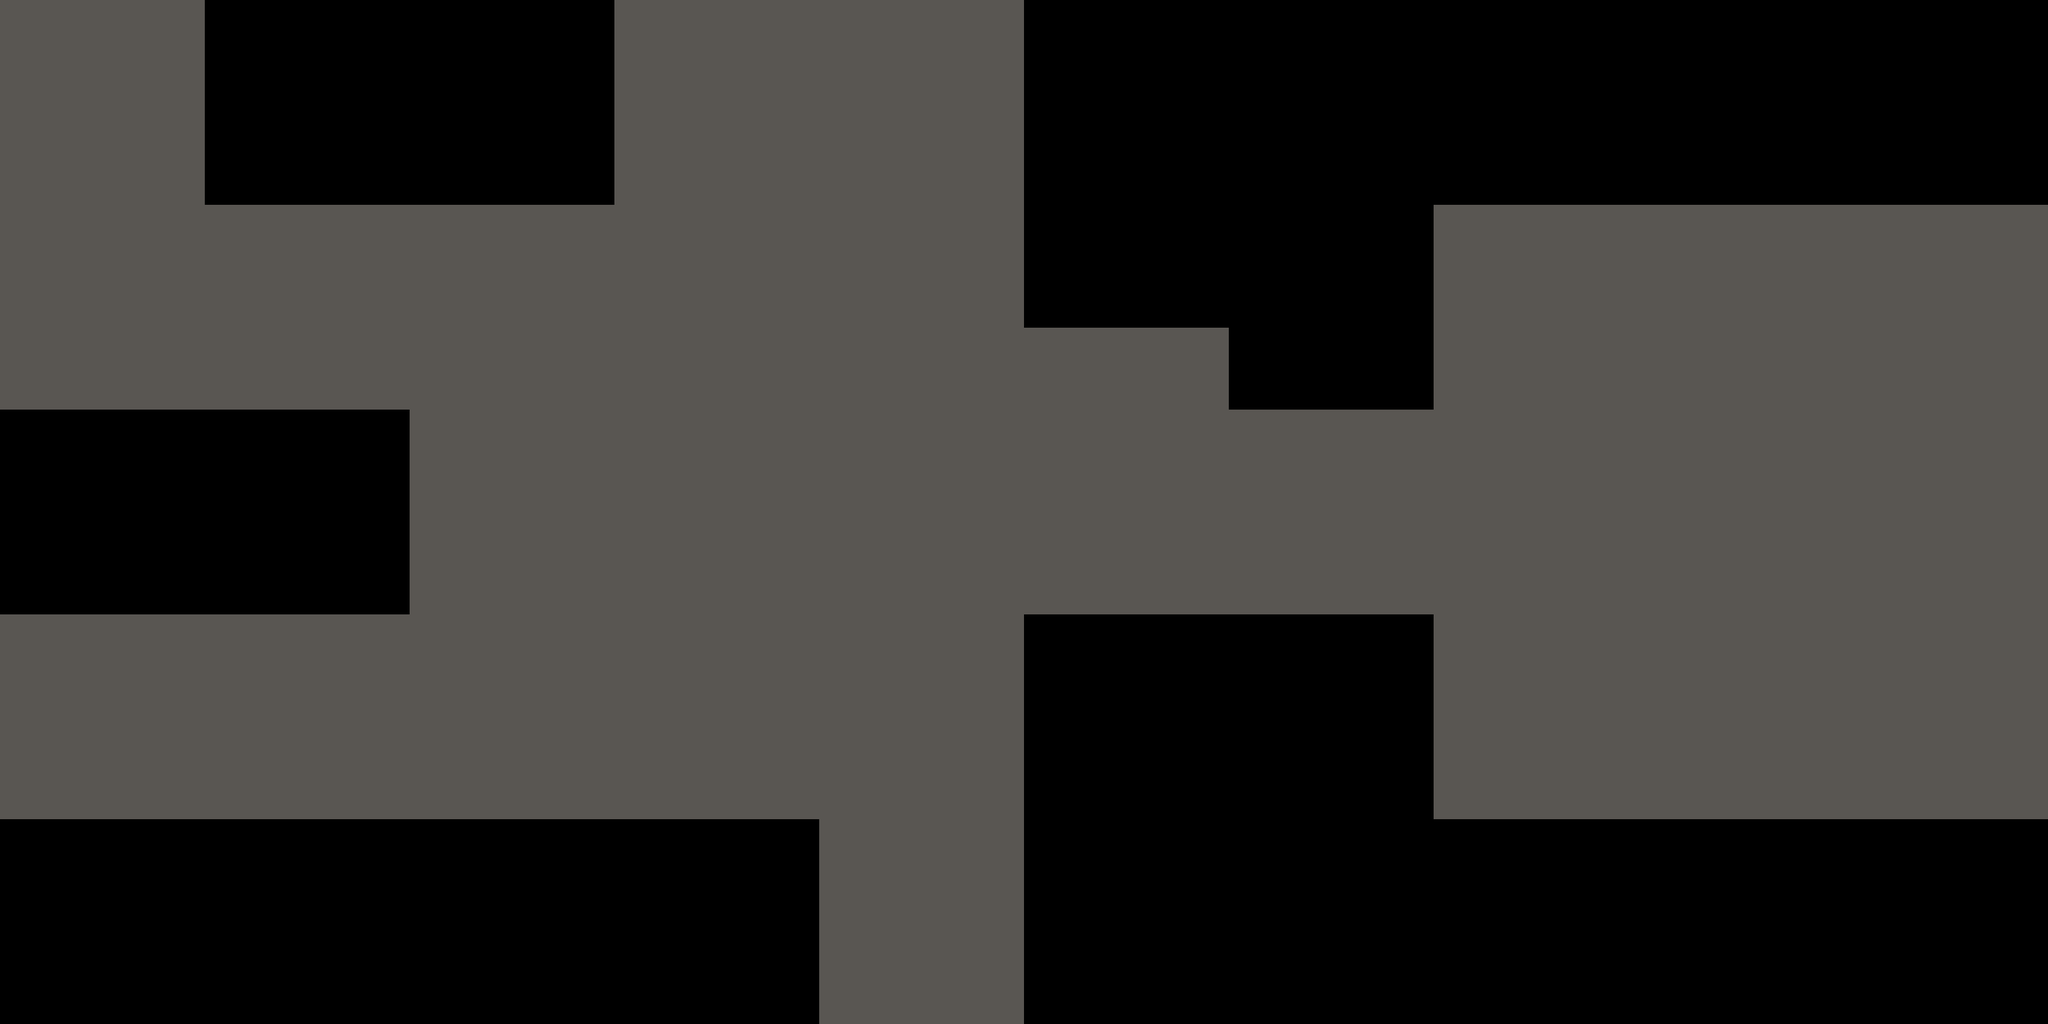

A level layout from a 2D game, rendered from its tile map. Below: a short description, then the map file with tile-grid data replaced by summaries:
An orthogonal 100x50 tile map with 32x32 px tiles, 1 tile layer (floor) and 18 objects (12x wall, terminal, spawn).

<map version="1.10" tiledversion="1.11.2" orientation="orthogonal" renderorder="right-down" width="100" height="50" tilewidth="32" tileheight="32" infinite="0" nextlayerid="6" nextobjectid="44">
 <tileset firstgid="1" name="Sprite-0001" tilewidth="32" tileheight="32" tilecount="1" columns="1">
  <image source="Sprite-0001.png" width="32" height="32" />
 </tileset>
 <layer id="1" name="floor" width="100" height="50">
  <data>[5000 cells, 2840 non-empty, 1 distinct tile ids]</data>
 </layer>
 <objectgroup id="5" name="interact">
  <object id="42" name="terminal" x="960" y="0" width="640" height="96" />
 </objectgroup>
 <objectgroup id="3" name="collision">
  <object id="22" name="wall" x="0" y="640" width="640" height="320" />
  <object id="23" name="wall" x="0" y="1280" width="1280" height="320" />
  <object id="24" name="wall" x="320" y="0" width="640" height="320" />
  <object id="25" name="wall" x="1600" y="0" width="640" height="512" />
  <object id="26" name="wall" x="1920" y="512" width="320" height="128" />
  <object id="27" x="2272" y="0" />
  <object id="28" name="wall" x="2240" y="0" width="960" height="320" />
  <object id="29" name="wall" x="1600" y="960" width="640" height="640" />
  <object id="30" name="wall" x="2240" y="1280" width="960" height="320" />
  <object id="31" name="wall" x="0" y="0" width="320" />
  <object id="32" name="wall" x="0" y="0" height="1600" />
  <object id="33" x="-108" y="1876" />
  <object id="34" name="wall" x="0" y="1600" width="3200" />
  <object id="36" name="wall" x="3200" y="0" height="1600" />
  <object id="37" x="1010" y="2536" height="2" />
  <object id="38" x="-592" y="1424" height="4" />
 </objectgroup>
 <objectgroup id="4" name="spawn">
  <object id="39" name="spawn" x="110" y="1128">
   <point />
  </object>
 </objectgroup>
</map>
